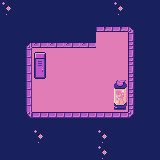

A 2D game scene composited from a Tiled map and its tileset images. What follows is a short description and the map's XML, with every tile layer's data as written:
An orthogonal 10x10 tile map with 16x16 px tiles, 2 tile layers (Bottom layer, Top layer), 2 tilesets.

<map version="1.5" tiledversion="1.7.2" orientation="orthogonal" renderorder="right-down" width="10" height="10" tilewidth="16" tileheight="16" infinite="0" nextlayerid="3" nextobjectid="1">
 <tileset firstgid="1" source="CosmicLilacTiles.tsx" />
 <tileset firstgid="105" source="CosmicLilacTiles.tsx" />
 <layer id="1" name="Bottom layer" width="10" height="10">
  <data encoding="csv">
79,101,101,101,101,101,101,79,101,101,
101,101,101,101,101,101,3,3,4,101,
101,1,2,2,2,2,95,95,17,101,
101,27,95,95,95,95,95,95,17,101,
101,27,95,95,95,95,95,95,17,101,
101,27,95,95,95,95,95,95,17,101,
101,27,95,95,95,95,95,95,17,101,
101,40,42,42,42,42,42,42,43,101,
101,101,79,101,101,101,79,101,101,101,
101,101,101,101,101,101,79,101,101,101
</data>
 </layer>
 <layer id="2" name="Top layer" width="10" height="10">
  <data encoding="csv">
0,0,0,0,0,0,0,0,0,0,
0,0,0,0,0,0,0,0,0,0,
0,0,0,0,0,0,0,0,0,0,
0,0,26,0,0,0,0,0,0,0,
0,0,39,0,0,0,0,0,0,0,
0,0,0,0,0,0,0,24,0,0,
0,0,0,0,0,0,0,37,0,0,
0,0,0,0,0,0,0,0,0,0,
0,0,0,0,0,0,0,0,0,0,
0,0,0,0,0,0,0,0,0,0
</data>
 </layer>
</map>
